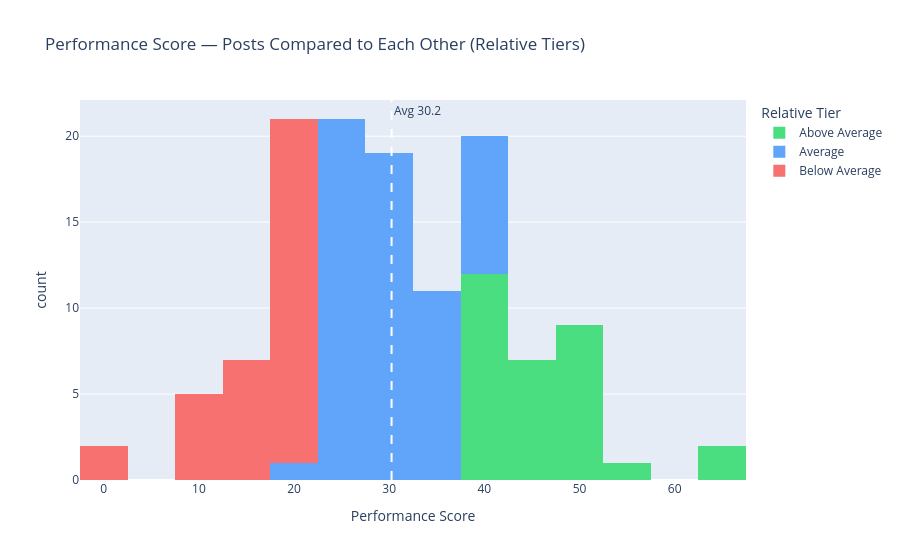

Notebook code for this chart:
### Code cell
# Relative tier — how posts compare to each other
fig = px.histogram(
    df, x=ps_col, color=tier_rel,
    color_discrete_map={
        "Above Average": "#4ade80",
        "Average":       "#60a5fa",
        "Below Average": "#f87171"
    },
    title="Performance Score — Posts Compared to Each Other (Relative Tiers)",
    labels={ps_col: "Performance Score", tier_rel: "Relative Tier"},
    nbins=25,
    category_orders={tier_rel: ["Above Average", "Average", "Below Average"]}
)
fig.add_vline(x=ps.mean(), line_dash="dash", line_color="white",
              annotation_text=f"Avg {ps.mean():.1f}")
fig.show()

print("\nRelative Tier breakdown:")
print(df[tier_rel].value_counts().to_string())

### Figure 1 — Plotly figure (JSON) as saved in the notebook; plotly's stock layout.template omitted (floating-point values rounded to 4 significant figures)
{"data": [{"bingroup": "x", "hovertemplate": "Relative Tier=Above Average<br>Performance Score=%{x}<br>count=%{y}<extra></extra>", "legendgroup": "Above Average", "marker": {"color": "#4ade80", "pattern": {"shape": ""}}, "name": "Above Average", "nbinsx": 25, "orientation": "v", "showlegend": true, "type": "histogram", "x": [48.49, 39.94, 41.24, 48.53, 64.78, 47.95, 62.74, 40.92, 40.92, 39.57, 40.92, 46.2, 43.37, 45.95, 42.38, 56.35, 50.05, 39.82, 43.9, 48.97, 51.77, 39.57, 44.12, 40.19, 42.14, 48.38, 47.73, 42.71, 43.33, 48.7, 39.66], "xaxis": "x", "yaxis": "y"}, {"bingroup": "x", "hovertemplate": "Relative Tier=Average<br>Performance Score=%{x}<br>count=%{y}<extra></extra>", "legendgroup": "Average", "marker": {"color": "#60a5fa", "pattern": {"shape": ""}}, "name": "Average", "nbinsx": 25, "orientation": "v", "showlegend": true, "type": "histogram", "x": [27.39, 35.04, 22.56, 34.0, 26.22, 29.95, 24.92, 31.42, 32.92, 32.92, 29.01, 31.11, 24.06, 23.89, 30.9, 22.28, 28.55, 30.64, 25.17, 23.52, 32.09, 28.15, 38.93, 35.08, 25.17, 32.11, 25.67, 36.33, 25.89, 28.57, 32.09, 23.29, 39.32, 24.93, 32.5, 34.0, 39.1, 30.71, 28.92, 27.39, 26.98, 30.9, 31.75, 31.75, 23.52, 26.98, 22.81, 39.45, 39.3, 25.17, 39.32, 39.54, 32.92, 36.94, 28.99, 38.46, 25.26, 34.89, 30.52, 25.67], "xaxis": "x", "yaxis": "y"}, {"bingroup": "x", "hovertemplate": "Relative Tier=Below Average<br>Performance Score=%{x}<br>count=%{y}<extra></extra>", "legendgroup": "Below Average", "marker": {"color": "#f87171", "pattern": {"shape": ""}}, "name": "Below Average", "nbinsx": 25, "orientation": "v", "showlegend": true, "type": "histogram", "x": [13.77, 18.76, 18.46, 21.97, 15.86, 14.72, 21.97, 19.24, 15.02, 19.99, 7.78, 17.8, 9.43, 17.55, 18.6, 20.59, 18.31, 8.92, 11.3, 15.02, 0.0, 15.86, 19.65, 0.0, 8.25, 19.99, 19.6, 17.8, 19.26, 21.97, 19.24, 19.08, 15.02, 20.89], "xaxis": "x", "yaxis": "y"}], "layout": {"annotations": [{"showarrow": false, "text": "Avg 30.2", "x": 30.25, "xanchor": "left", "xref": "x", "y": 1, "yanchor": "top", "yref": "y domain"}], "barmode": "relative", "legend": {"title": {"text": "Relative Tier"}, "tracegroupgap": 0}, "shapes": [{"line": {"color": "white", "dash": "dash"}, "type": "line", "x0": 30.25, "x1": 30.25, "xref": "x", "y0": 0, "y1": 1, "yref": "y domain"}], "title": {"text": "Performance Score — Posts Compared to Each Other (Relative Tiers)"}, "xaxis": {"anchor": "y", "domain": [0, 1], "title": {"text": "Performance Score"}}, "yaxis": {"anchor": "x", "domain": [0, 1], "title": {"text": "count"}}}}
